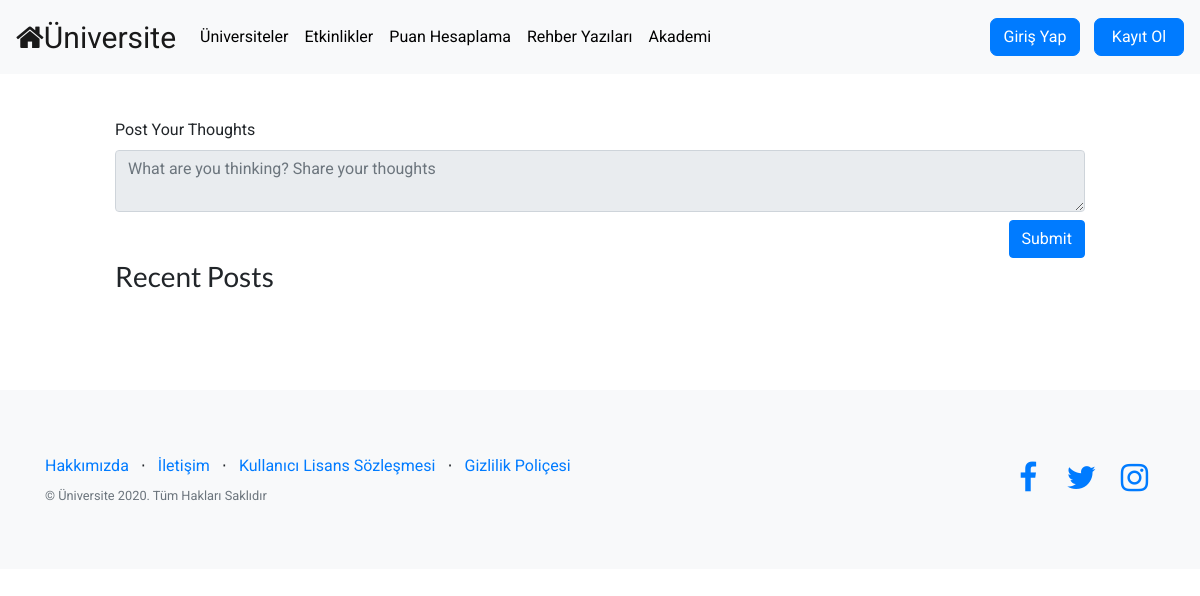
/blogs/, run on an earlier commit of the app's database.
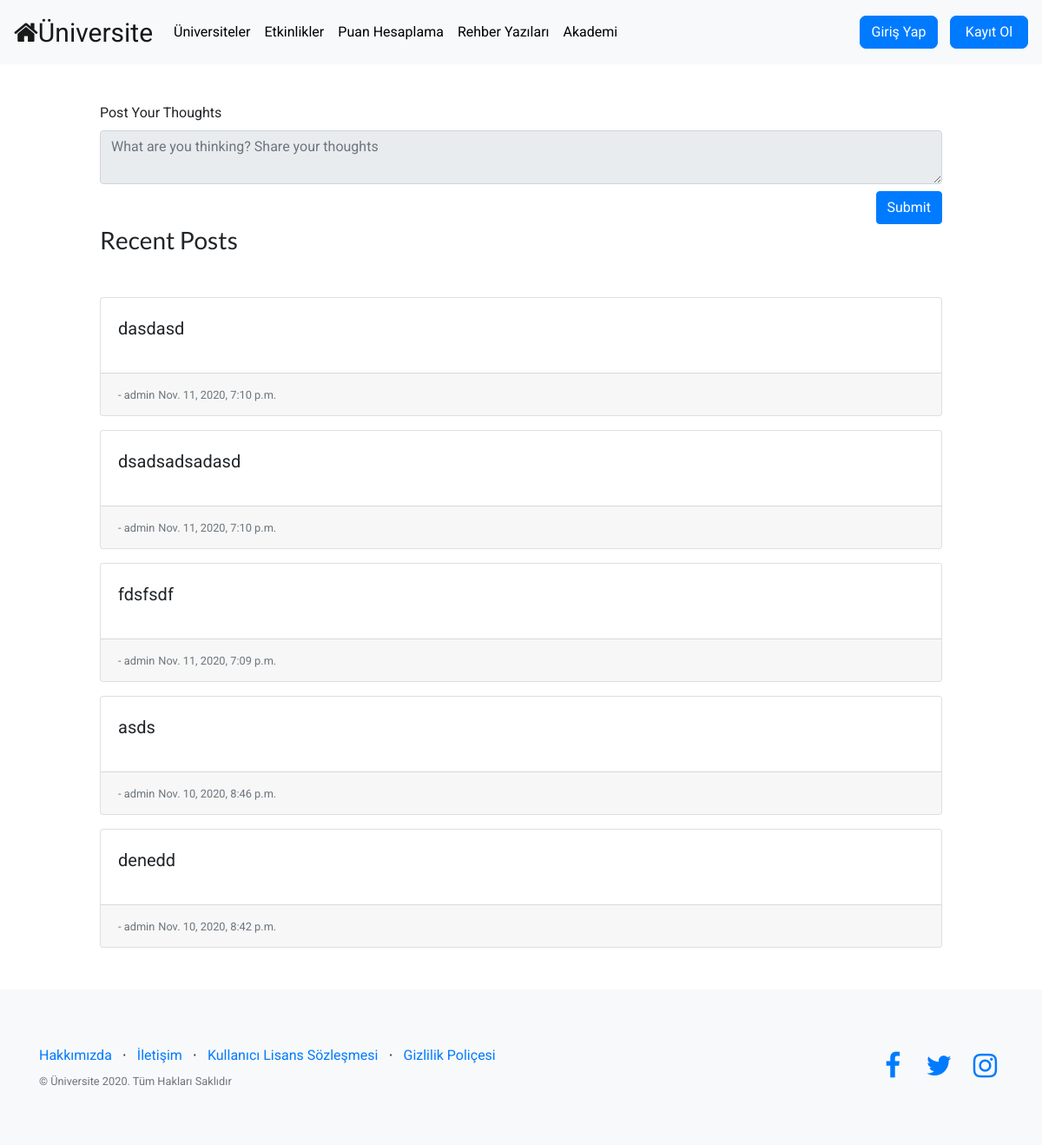
And on a later commit of the database.
### Apps/blogs/models.py (models this page shows, shortened)
class Post(models.Model):
    text = models.CharField(max_length=200)
    created_time = models.DateTimeField('date published')
    is_edited = models.BooleanField(default=False)
    owner = models.ForeignKey(settings.AUTH_USER_MODEL, on_delete=models.CASCADE)
    likes = models.IntegerField(default=0)

### Apps/users/models.py (models this page shows)
class CustomUser(AbstractUser):
    age = models.PositiveIntegerField(null=True, blank=True)
    followingList = models.ManyToManyField('self', related_name='followerList',symmetrical=False)
    def GetFollowingList(self):
        return "\n".join([p.username for p in self.followingList.all()])
    def GetFollowerList(self):
        return "\n".join([p.username for p in self.followerList.all()])
    GetFollowingList.short_description = 'Following'
    GetFollowerList.short_description = 'Follower'

### Apps/blogs/views.py (the view)
# urls.py: path('', views.index, name='index'),
def index(request):
    return render(request, 'blogs/index.html', {'postList': Post.objects.order_by('-created_time')[:20]})

### Apps/blogs/templates/blogs/index.html (shortened to what this page needs)
{% extends "users/base.html" %}
{% block content %}
<div class="container-fluid mb-5">
    <div class="row justify-content-center">
        <div class="col-10">
            <form class="mt-5" action="{% url 'blogs:createpost' %}" method="POST">
                <div>
                    <label for="textField">Post Your Thoughts</label>
                    <textarea class="form-control" name="textField" id="textField" {% if not user.is_authenticated %} disabled  {% endif %} placeholder="What are you thinking? Share your thoughts" required></textarea>
                </div>
                <div class="float-right mt-2">
                    <button type="submit" class="btn btn-primary ">Submit</button>
                </div>
            </form>
            <h3 class="mx-auto my-5">Recent Posts</h3>
                {% for o in postList %}
                    <div class="card mt-3">
                        <div class="card-body">
                            <blockquote class="blockquote mb-0">
                              <p id=post_{{o.id}}>{{o.text}}</p>
                            </blockquote>
                        </div>
                        <div class="card-footer">
                            <small class="text-muted">- {{o.owner}}</small>
                            <small class="text-muted"> {{o.created_time}}</small>
                        </div>
                    </div>
                {% endfor %}
        </div>
    </div>
</div>
{% endblock content %}

### Apps/users/templates/users/base.html (shortened to what this page needs)
<!DOCTYPE html>
<html>
<head>
    {% load static %}
    <link rel="stylesheet" href="{% static 'assets/bootstrap/css/bootstrap.min.css' %}">
    <link rel="stylesheet" href="https://cdn.jsdelivr.net/npm/bootstrap@4.5.3/dist/css/bootstrap.min.css">
    <link rel="stylesheet" href="{% static 'assets/fonts/font-awesome.min.css'%}">
    <link rel="stylesheet" href="{% static 'assets/fonts/simple-line-icons.min.css'%}">
    <link rel="stylesheet" href="https://cdnjs.cloudflare.com/ajax/libs/animate.css/3.5.2/animate.min.css">
    <link rel="stylesheet" href="https://cdnjs.cloudflare.com/ajax/libs/aos/2.2.0/aos.css">
    <link rel="stylesheet" href="{% static 'assets/css/style.css'%}">
</head>
<body>
    <nav class="navbar navbar-light navbar-expand fixed-top bg-light navigation-clean" id="navbar">
        <div class="container-fluid"><a class="navbar-brand" data-bs-hover-animate="swing" href="{% url 'users:index' %}"><i class="fa fa-home BrandIcon"></i>Üniversite</a>
            <div class="collapse navbar-collapse" id="navcol-1">
                <ul class="nav navbar-nav">
                    <li class="nav-item"><a class="nav-link" href="{% url 'universities:index' %}" style="color: rgb(0,0,0);" data-bs-hover-animate="swing">Üniversiteler</a></li>
                    <li class="nav-item"><a class="nav-link active" href="{% url 'users:eventList' %}" style="color: rgb(0,0,0);" data-bs-hover-animate="swing">Etkinlikler</a></li>
                    <li class="nav-item"><a class="nav-link" href="{% url 'apptercih:home' %}" style="color: rgb(0,0,0);" data-bs-hover-animate="swing">Puan Hesaplama</a></li>
                    <li class="nav-item"><a class="nav-link" href="{% url 'blogs:index' %}" style="color: rgb(0,0,0);" data-bs-hover-animate="swing">Rehber Yazıları</a></li>
                    <li class="nav-item"><a class="nav-link" href="#" style="color: rgb(0,0,0);" data-bs-hover-animate="swing">Akademi</a></li>
                </ul>
                {% if not user.is_authenticated %}
                    <div class="overlay ml-auto">
                        <button class="btn btn-primary LoginBtn" type="button" data-toggle="modal" data-target="#signin" data-bs-hover-animate="pulse">Giriş Yap</button>
                        <button class="btn btn-primary RegisterBtn" type="button" data-toggle="modal" data-target="#signup" data-bs-hover-animate="pulse">Kayıt Ol</button>
                    </div>
                {% endif %}
            </div>
        </div>
    </nav>
    {% block content %}{% endblock content %}
    <footer class="footer bg-light">
        <div class="container">
            <div class="row">
                <div class="col-lg-6 my-auto h-100 text-center text-lg-left">
                    <ul class="list-inline mb-2">
                        <li class="list-inline-item"><a href="#">Hakkımızda</a></li>
                        <li class="list-inline-item"><span>⋅</span></li>
                        <li class="list-inline-item"><a href="#">İletişim</a></li>
                        <li class="list-inline-item"><span>⋅</span></li>
                        <li class="list-inline-item"><a href="#">Kullanıcı Lisans Sözleşmesi</a></li>
                        <li class="list-inline-item"><span>⋅</span></li>
                        <li class="list-inline-item"><a href="#">Gizlilik Poliçesi</a></li>
                    </ul>
                    <p class="text-muted small mb-4 mb-lg-0">© Üniversite 2020. Tüm Hakları Saklıdır</p>
                </div>
                <div class="col-lg-6 my-auto h-100 text-center text-lg-right">
                    <ul class="list-inline mb-0">
                        <li class="list-inline-item"><a href="#"><i class="fa fa-facebook fa-2x fa-fw"></i></a></li>
                        <li class="list-inline-item"><a href="#"><i class="fa fa-twitter fa-2x fa-fw"></i></a></li>
                        <li class="list-inline-item"><a href="#"><i class="fa fa-instagram fa-2x fa-fw"></i></a></li>
                    </ul>
                </div>
            </div>
        </div>
    </footer>
</body>
</html>

### static/assets/css/style.css (style rules this page uses)
body { margin-top: 70px; }
.navbar-brand { font-size: 30px; }
.LoginBtn { min-width: 90px; margin: 10px; border-radius: 7px; }
.RegisterBtn { min-width: 90px; border-radius: 7px; }
body { font-family: Roboto,Helvetica Neue,Arial,Noto Sans,sans-serif; }

What changed in the data, as far as the page shows it:
added Post: text "dasdasd", owner "admin", created_time "Nov. 11, 2020, 7:10 p.m."
added Post: text "dsadsadsadasd", owner "admin", created_time "Nov. 11, 2020, 7:10 p.m."
added Post: text "fdsfsdf", owner "admin", created_time "Nov. 11, 2020, 7:09 p.m."
added Post: text "asds", owner "admin", created_time "Nov. 10, 2020, 8:46 p.m."
added Post: text "denedd", owner "admin", created_time "Nov. 10, 2020, 8:42 p.m."
